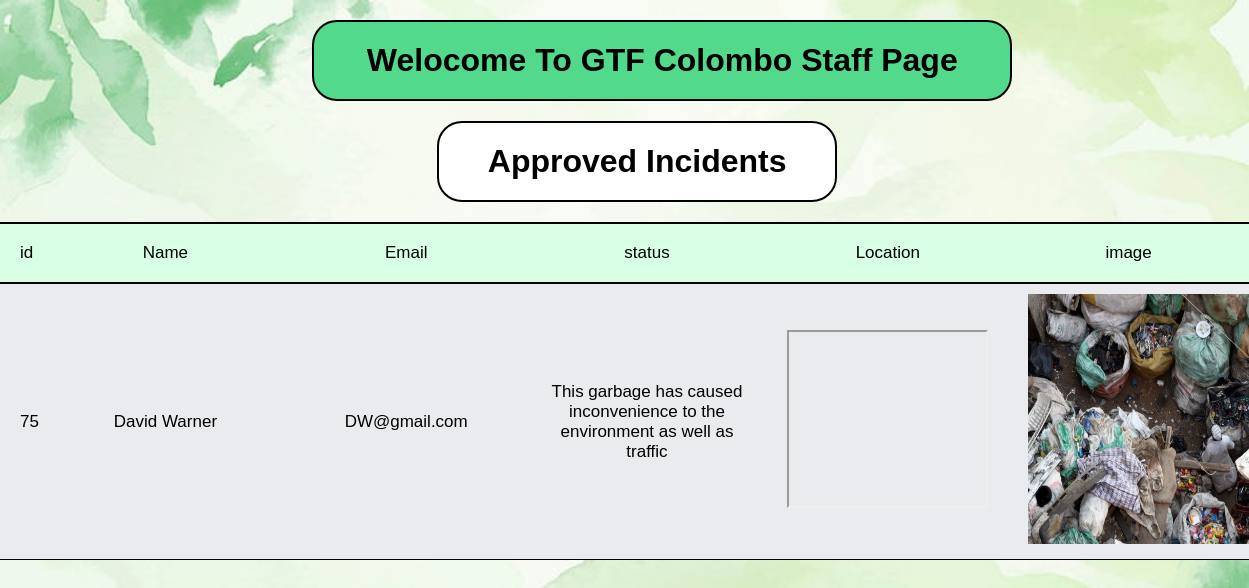
/login/incidents/staff.php, run on the app's committed database.
### tables this page shows
CREATE TABLE `incidents` (
  `id` int(11) NOT NULL,
  `name` varchar(50) NOT NULL,
  `email` varchar(50) NOT NULL,
  `latitude` varchar(50) NOT NULL,
  `longitude` varchar(50) NOT NULL,
  `Image` varchar(255) NOT NULL,
  `area` varchar(255) NOT NULL,
  `Status` varchar(255) NOT NULL,
  `flag` varchar(100) NOT NULL,
  `type` varchar(255) NOT NULL
);

### login/incidents/staff.php (the view, shortened to what this page needs)
<!DOCTYPE html>
<html lang="en">
<head>
    <link rel="stylesheet" href="staff2.css">
</head>
<body>
    <div class="top-heading">
         <h1>Welocome To GTF Colombo Staff Page</h1>
         </div>
    <table>
      <div class="tablehead">
      <h1>Approved Incidents</h1>
      </div>
    <thead>
      <tr>
        <td style="width: 45px;">id</td>
        <td>Name</td>
        <td>Email</td>
         <td>status</td>
        <td>Location</td>
         <td>image</td>
      </tr>
</thead>
      <?php
      require 'connection.php';
      $rows = mysqli_query($conn, "SELECT * FROM `incidents` WHERE type ='approved'");
      foreach($rows as $row) :
      ?>
      <tr>
        <td><?php echo $row["id"]; ?></td>
        <td><?php echo $row["name"]; ?></td>
        <td><?php echo $row["email"]; ?></td>
         <td><?php echo $row["Status"]; ?></td>
        <td style = "width: 300px; height:200px;"><iframe style = "width: 100%; height: 100%;" src="https://www.google.com/maps?q=<?php echo $row["latitude"]; ?>,<?php echo $row["longitude"]; ?>&hl=es;z=14&output=embed"></iframe></td>
        <td><img src='<?php echo $row["Image"]; ?>'  width = '200px'  height = '70px'></td>
      </tr>
      <?php endforeach; ?>
    </table>
</body>
</html>

### login/incidents/staff2.css (style rules this page uses)
* { margin: 0; padding: 0; box-sizing: border-box; text-decoration: none; font-family: "Poppins", sans-serif; }
body { font-family: 'Open Sans', sans-serif; margin:0; padding: 0; background:url(7.jpg) no-repeat; background-size: cover; }
.top-heading { text-align: center; width: 700px; margin-left: 25%; padding: 20px; margin-top: 20px; margin-bottom: 20px; background-color: rgb(83, 217, 139); border: 2px solid black; border-radius: 25px; }
.tablehead { color: rgb(0, 0, 0); text-align: center; padding: 20px; font-size: 2opx; background-color:rgb(255, 255, 255); width: 400px; margin-left: 35%; margin-top: 20px; margin-bottom: 20px; border: 2px solid black; border-radius: 25px; }
table { width: 100%; table-layout: fixed; border-collapse: collapse; background-color: #e9ebee; font-size: 17px; border-top: 2px solid black; }
thead { background-color: rgb(215, 255, 230); border-top: 2px solid black; border-bottom: 2px solid black; }
table img { width: 250px; height: 250px; }
th,td { padding: 10px 20px; text-align: center; border-bottom: 1px solid #000000; }
tr { height: 60px; }

### data on the page
incidents: id "75", name "David Warner", email "DW@gmail.com", Status "This garbage has caused inconvenience to the environment as well as traffic", Image (picture)
